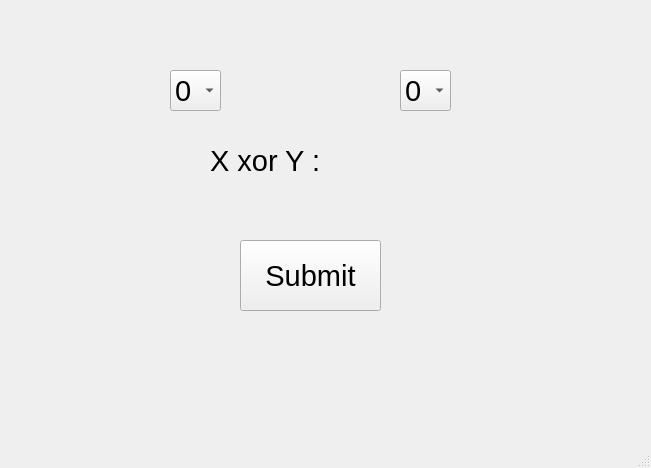
<?xml version="1.0" encoding="UTF-8"?>
<ui version="4.0">
 <class>MainWindow</class>
 <widget class="QMainWindow" name="MainWindow">
  <property name="geometry">
   <rect>
    <x>0</x>
    <y>0</y>
    <width>651</width>
    <height>468</height>
   </rect>
  </property>
  <property name="windowTitle">
   <string>MainWindow</string>
  </property>
  <widget class="QWidget" name="centralwidget">
   <widget class="QComboBox" name="comboX">
    <property name="geometry">
     <rect>
      <x>170</x>
      <y>70</y>
      <width>51</width>
      <height>41</height>
     </rect>
    </property>
    <property name="font">
     <font>
      <pointsize>22</pointsize>
     </font>
    </property>
    <property name="layoutDirection">
     <enum>Qt::LeftToRight</enum>
    </property>
    <item>
     <property name="text">
      <string>0</string>
     </property>
    </item>
    <item>
     <property name="text">
      <string>1</string>
     </property>
    </item>
   </widget>
   <widget class="QComboBox" name="comboY">
    <property name="geometry">
     <rect>
      <x>400</x>
      <y>70</y>
      <width>51</width>
      <height>41</height>
     </rect>
    </property>
    <property name="font">
     <font>
      <pointsize>22</pointsize>
     </font>
    </property>
    <item>
     <property name="text">
      <string>0</string>
     </property>
    </item>
    <item>
     <property name="text">
      <string>1</string>
     </property>
    </item>
   </widget>
   <widget class="QLabel" name="label">
    <property name="geometry">
     <rect>
      <x>210</x>
      <y>130</y>
      <width>201</width>
      <height>61</height>
     </rect>
    </property>
    <property name="font">
     <font>
      <pointsize>22</pointsize>
     </font>
    </property>
    <property name="text">
     <string>X xor Y :</string>
    </property>
    <property name="alignment">
     <set>Qt::AlignLeading|Qt::AlignLeft|Qt::AlignVCenter</set>
    </property>
   </widget>
   <widget class="QPushButton" name="pushButton">
    <property name="geometry">
     <rect>
      <x>240</x>
      <y>240</y>
      <width>141</width>
      <height>71</height>
     </rect>
    </property>
    <property name="font">
     <font>
      <pointsize>22</pointsize>
     </font>
    </property>
    <property name="text">
     <string>Submit</string>
    </property>
   </widget>
  </widget>
  <widget class="QMenuBar" name="menubar">
   <property name="geometry">
    <rect>
     <x>0</x>
     <y>0</y>
     <width>651</width>
     <height>21</height>
    </rect>
   </property>
  </widget>
  <widget class="QStatusBar" name="statusbar"/>
 </widget>
 <resources/>
 <connections/>
</ui>
